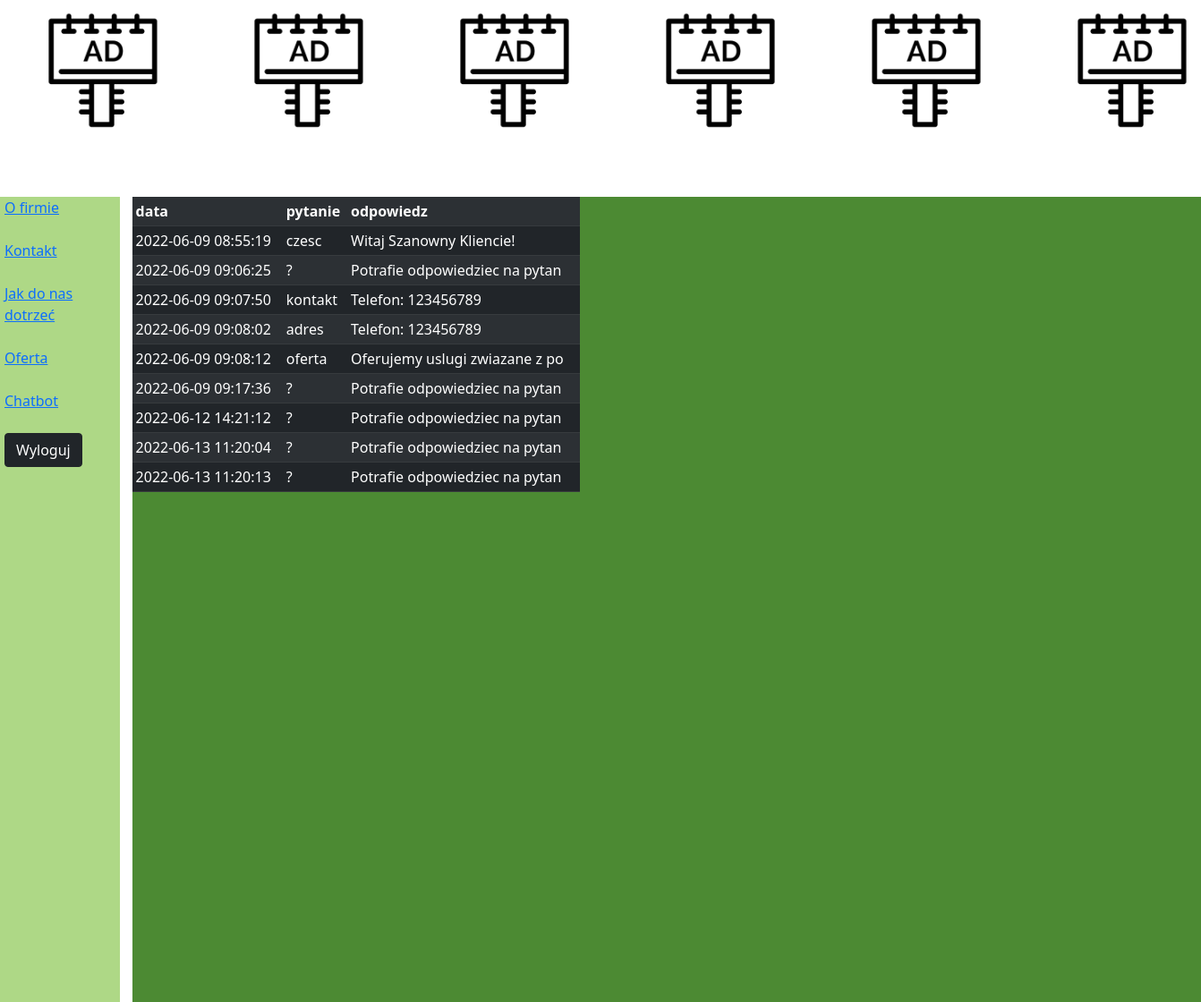
The page /z10/chatbot.php (signed in) on the database its author committed.
### tables this page shows
CREATE TABLE `chat` (
  `id` int(11) NOT NULL,
  `data` timestamp NOT NULL DEFAULT CURRENT_TIMESTAMP,
  `pytanie` varchar(30) NOT NULL,
  `odpowiedz` varchar(30) NOT NULL
);

### z10/chatbot.php (the view, shortened to what this page needs)
<?php
$isadmin = $_SESSION ['admin'];
?>
<!doctype html>
<html lang="en">
<head>
    <link href="https://cdn.jsdelivr.net/npm/bootstrap@5.1.3/dist/css/bootstrap.min.css" rel="stylesheet">    <link rel="stylesheet" href="main.css">
    <link rel="stylesheet" href="main.css">
</head>
<body id='body'>
<div id='top'> </div>
<div id='left'>
<a href='about.php'>O firmie</a><br><br>
    <a href='kontakt.php'>Kontakt</a><br><br>
    <a href='mapa.php'>Jak do nas dotrzeć</a><br><br>
    <a href='oferta.php'>Oferta</a><br><br>
    <a href='chatbot.php'>Chatbot</a><br><br>
    <?php
        if($isadmin==true)
  {
      echo "<a href='logout.php' class='btn btn-mybutton btn btn-dark' role='button'>Wyloguj</a>";
        ?>
   <?php }
   ?>
    </div>
    <div id='right'>
    <div class='table'>
        <?php
        if($isadmin==true)
        { $link = mysqli_connect( $dbhost, $dbuser, $dbpassword, $dbname);
            $sql = "SELECT data,pytanie,odpowiedz FROM chat";
if($result = mysqli_query($link, $sql)){
    if(mysqli_num_rows($result) > 0){
        echo "<table class='table table-striped table-dark table-sm'>";
            echo "<tr>";
                echo "<th>data</th>";
                echo "<th>pytanie</th>";
                echo "<th>odpowiedz</th>";
            echo "</tr>";
        while($row = mysqli_fetch_array($result)){
            echo "<tr>";
                echo "<td>" . $row['data'] . "</td>";
                echo "<td>" . $row['pytanie'] . "</td>";
                echo "<td>" . $row['odpowiedz'] . "</td>";
            echo "</tr>";
        }
        echo "</table>";
    } else{
        echo "No records matching your query were found.";
    }
} else{
    echo "ERROR: Could not able to execute $sql. " . mysqli_error($link);
}
    }
    ?>
 </div>
</div>
</body>
</html>

### z10/main.css (style rules this page uses)
html, body { margin: 0; height: 100%; overflow: hidden }
#top { position: absolute; width:100%; height:230px; top:-2%; background-image: url("tlo2.png"); background-size: contain; }
#left { position: absolute; background-color: #aed886; top:220px; padding-left:5px; width:10%; min-height: 900px; }
#right { position: absolute; top:220px; background-color: #4c8a33; left:11%; width:100%; min-height: 900px; }
div.table { width:500px; }

### rows shown on the page
chat: data "2022-06-09 08:55:19", pytanie "czesc", odpowiedz "Witaj Szanowny Kliencie!"
chat: data "2022-06-09 09:06:25", pytanie "?", odpowiedz "Potrafie odpowiedziec na pytan"
chat: data "2022-06-09 09:07:50", pytanie "kontakt", odpowiedz "Telefon: 123456789"
chat: data "2022-06-09 09:08:02", pytanie "adres", odpowiedz "Telefon: 123456789"
chat: data "2022-06-09 09:08:12", pytanie "oferta", odpowiedz "Oferujemy uslugi zwiazane z po"
chat: data "2022-06-09 09:17:36", pytanie "?", odpowiedz "Potrafie odpowiedziec na pytan"
chat: data "2022-06-12 14:21:12", pytanie "?", odpowiedz "Potrafie odpowiedziec na pytan"
chat: data "2022-06-13 11:20:04", pytanie "?", odpowiedz "Potrafie odpowiedziec na pytan"
chat: data "2022-06-13 11:20:13", pytanie "?", odpowiedz "Potrafie odpowiedziec na pytan"
